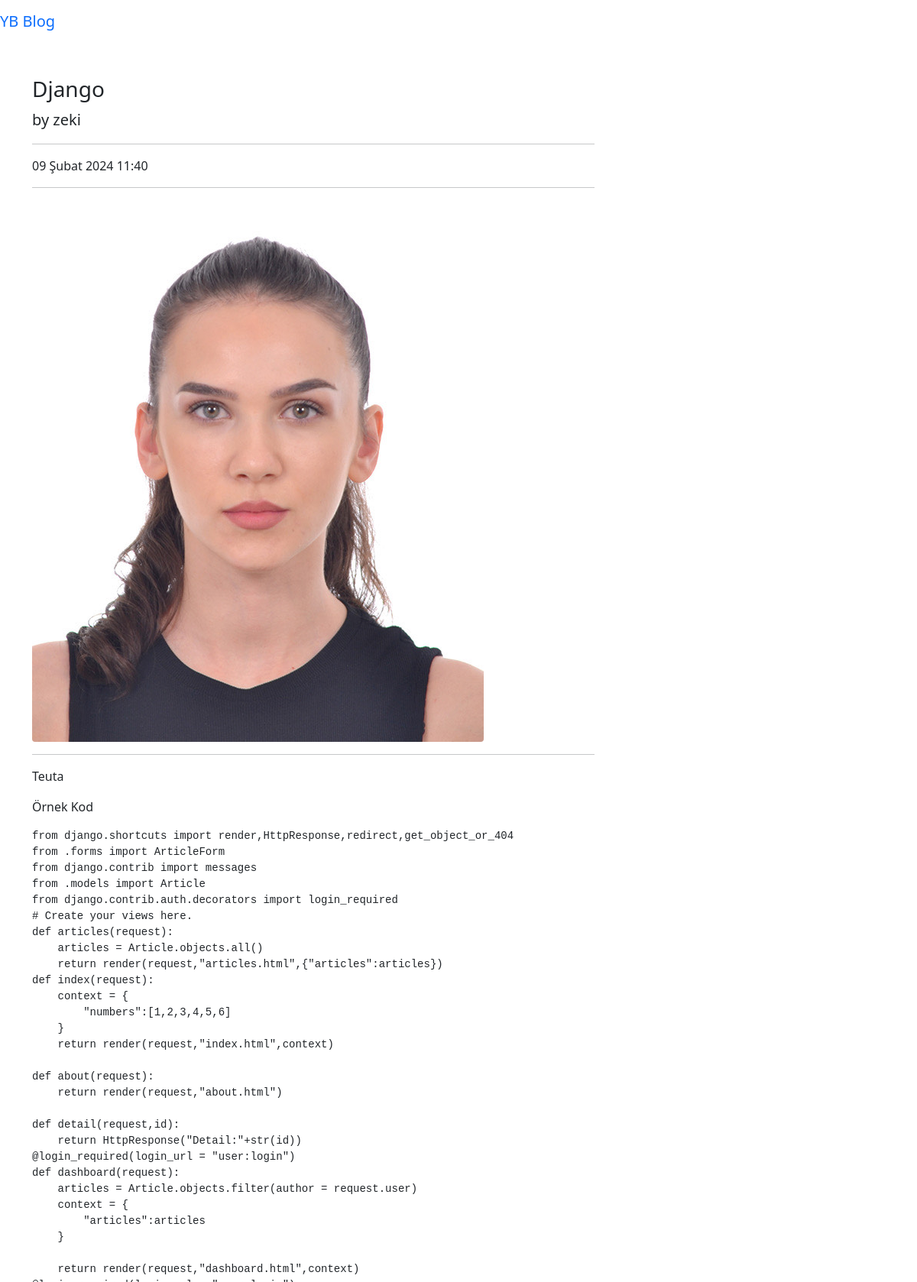
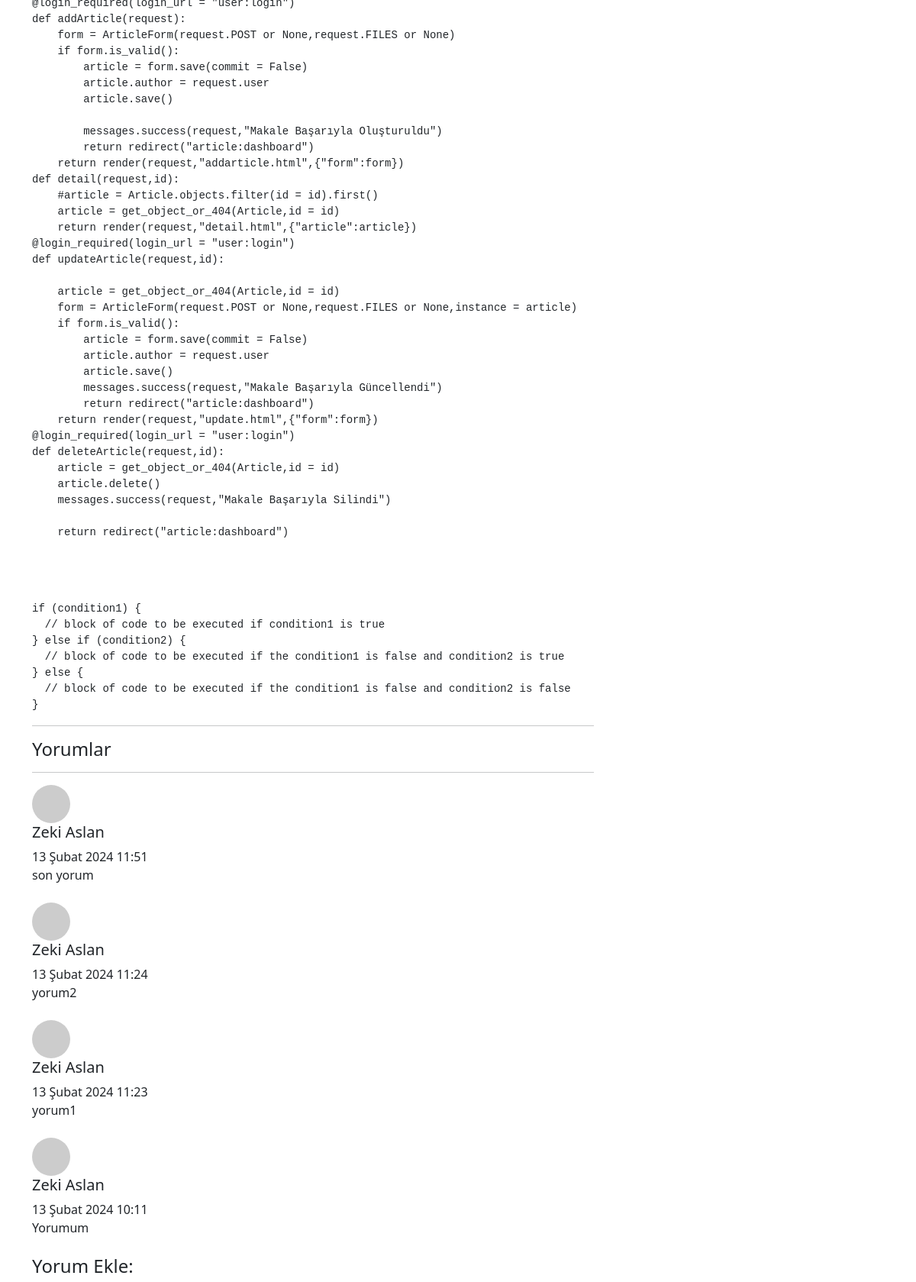
Screenshot of /articles/article/10 (upper part) with the database file from the repository (2 pictures, top to bottom).
### article/models.py (models this page shows, shortened)
class Article(models.Model):
    author = models.ForeignKey("auth.User",on_delete = models.CASCADE,verbose_name="Yazar")
    title = models.CharField(max_length = 50,verbose_name="Başlık")
    content = RichTextField()
    created_date = models.DateTimeField(auto_now_add=True,verbose_name="Oluşturulma Tarihi")
    article_image = models.FileField(blank = True,null = True,verbose_name="Makaleye Fotoğraf Ekleyin")
    class Meta:
        ordering = ["-created_date"]

class Comment(models.Model):
    article = models.ForeignKey(Article,on_delete = models.CASCADE,verbose_name ="Makale",related_name = "comments")
    comment_author = models.CharField(max_length =50,verbose_name = "İsim")
    comment_content = models.CharField(max_length = 200,verbose_name="Yorum")
    comment_date = models.DateTimeField(auto_now_add = True)
    class Meta:
        ordering = ["-comment_date"]

### article/views.py (the view)
# urls.py: path("article/<int:id>",views.detail,name = "detail"),
def detail(request,id):
    article = get_object_or_404(Article,id = id)
    comments = article.comments.all()
    return render(request,"detail.html",{"article":article,"comments":comments})

### templates/detail.html (shortened to what this page needs)
{% extends "layout.html" %}
{% block body %}
<div class="row">
            <div class="col-lg-8">
                <h3>{{article.title}}</h3>
                <p class="lead">
                 by {{article.author.username}}
                </p>
                <hr>
                <p>{{article.created_date}}</p>
                <hr>
                {% if article.article_image %}
                <img class="img-fluid rounded" src="{{article.article_image.url}}" alt="">
                {% endif %}
                <hr>
                <p class="lead">
                    {{article.content | safe}}
                </p>
                <hr>
                <h4>Yorumlar</h4>
                <hr>
                {% if comments %}
                {% for  comment in comments %}
                <div class ="media mb-4">
                    <img class ="d-flex mr-3 rounded-circle" src="http://placehold.it/50x50"  alt="">
                  <div class = "media-body">
                   <h5 class = "mt-0">{{comment.comment_author}}</h5>
                   {{comment.comment_date}}
                   <br>
                   {{comment.comment_content}}
                  </div>
                </div>
                {% endfor %}
                {% else %}
                <div class = "alert alert-danger">
                Bu makaleye hiç yorum yapılmamış. İlk yorum yapan siz olun.
                </div>
                {% endif %}
<div class="well">
                    <h4>Yorum Ekle:</h4>
</div>
            </div>
</div>
{% endblock body %}

### rows the page displays
Article: title "Django", author.username "zeki", created_date "09 Şubat 2024 11:40", article_image (picture), content "Teuta Örnek Kod from django.shortcuts import render,HttpResponse,redirect,get_object_or_404 from .forms import ArticleForm from django.contrib import messages from .models import Article from django.contrib.auth.decorators import login_required # Create your views here. def articles(request): articles = Article.objects.all() return render(request,\"articles.html\",{\"articles\":articles}) def index(request): context = { \"numbers\":[1,2,3,4,5,6] } return render(request,\"index.html\",context) def about(request): return render(request,\"about.html\") def detail(request,id): return HttpResponse(\"Detail:\"+str(id)) @login_required(login_url = \"user:login\") def dashboard(request): articles =…"
Comment: comment_author "Zeki Aslan", comment_date "13 Şubat 2024 11:51", comment_content "son yorum"
Comment: comment_author "Zeki Aslan", comment_date "13 Şubat 2024 11:24", comment_content "yorum2"
Comment: comment_author "Zeki Aslan", comment_date "13 Şubat 2024 11:23", comment_content "yorum1"
Comment: comment_author "Zeki Aslan", comment_date "13 Şubat 2024 10:11", comment_content "Yorumum"
